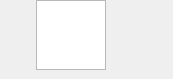
<?xml version="1.0" encoding="UTF-8"?>
<ui version="4.0">
 <class>StalledIssueActionTitle</class>
 <widget class="QWidget" name="StalledIssueActionTitle">
  <property name="geometry">
   <rect>
    <x>0</x>
    <y>0</y>
    <width>156</width>
    <height>79</height>
   </rect>
  </property>
  <property name="sizePolicy">
   <sizepolicy hsizetype="Expanding" vsizetype="Preferred">
    <horstretch>0</horstretch>
    <verstretch>0</verstretch>
   </sizepolicy>
  </property>
  <property name="minimumSize">
   <size>
    <width>0</width>
    <height>0</height>
   </size>
  </property>
  <property name="maximumSize">
   <size>
    <width>16777215</width>
    <height>16777215</height>
   </size>
  </property>
  <property name="windowTitle">
   <string notr="true"/>
  </property>
  <property name="styleSheet">
   <string notr="true">#backgroundWidget
{
    border-radius: 4px;
}

#backgroundWidget[discarded=false][disable_background=false]
{
	background-color: #F5F5F5;
}

#backgroundWidget[discarded=true][disable_background=false]
{
	background-color: #4DF5F5F5;
}

#extraInfoContainer QLabel
{
	font-family: Lato;
    font-size: 12px;
    line-height: 16px;
    color: #333333;
}

#titleContainer QTextEdit
{
    font-family: Lato;
    font-size: 13px;
    line-height: 16px;
    color: #333333;
}

QPushButton[onlyIcon=true]
{
   background-color: #FAFAFA;
   border-radius:4px;
   border: 1px solid rgba(0,0,0,0.1);
   height: 32px;
   padding-left: 0px;
   padding-right: 0px;
}

QPushButton[onlyIcon=false]
{
   font-size:14px;
   background-color: #FAFAFA;
   color: #333333;
   border-radius: 4px;
   border: 1px solid rgba(0,0,0,0.1);
   padding-left: 9px;
   padding-right: 12px;
   height: 32px;
}

QPushButton[main=true]
{
   background-color: #00BFA5;
   color: #FFFFFF;
}

#actionContainer QLabel, #messageContainer QLabel
{
   font-size:14px;
   color: #333333;
}</string>
  </property>
  <layout class="QVBoxLayout" name="verticalLayout">
   <property name="spacing">
    <number>0</number>
   </property>
   <property name="leftMargin">
    <number>0</number>
   </property>
   <property name="topMargin">
    <number>0</number>
   </property>
   <property name="rightMargin">
    <number>0</number>
   </property>
   <property name="bottomMargin">
    <number>0</number>
   </property>
   <item>
    <widget class="QWidget" name="backgroundWidget" native="true">
     <property name="sizePolicy">
      <sizepolicy hsizetype="Expanding" vsizetype="Preferred">
       <horstretch>0</horstretch>
       <verstretch>0</verstretch>
      </sizepolicy>
     </property>
     <layout class="QHBoxLayout" name="horizontalLayout" stretch="1,0">
      <property name="spacing">
       <number>5</number>
      </property>
      <property name="leftMargin">
       <number>0</number>
      </property>
      <property name="topMargin">
       <number>0</number>
      </property>
      <property name="rightMargin">
       <number>4</number>
      </property>
      <property name="bottomMargin">
       <number>0</number>
      </property>
      <item>
       <widget class="QWidget" name="generalContainer" native="true">
        <property name="sizePolicy">
         <sizepolicy hsizetype="Expanding" vsizetype="Preferred">
          <horstretch>0</horstretch>
          <verstretch>0</verstretch>
         </sizepolicy>
        </property>
        <layout class="QVBoxLayout" name="verticalLayout_2">
         <property name="spacing">
          <number>0</number>
         </property>
         <property name="leftMargin">
          <number>0</number>
         </property>
         <property name="topMargin">
          <number>0</number>
         </property>
         <property name="rightMargin">
          <number>0</number>
         </property>
         <property name="bottomMargin">
          <number>0</number>
         </property>
         <item>
          <widget class="QFrame" name="contents">
           <property name="sizePolicy">
            <sizepolicy hsizetype="Expanding" vsizetype="Preferred">
             <horstretch>0</horstretch>
             <verstretch>0</verstretch>
            </sizepolicy>
           </property>
           <property name="styleSheet">
            <string notr="true"/>
           </property>
           <layout class="QHBoxLayout" name="horizontalLayout_3" stretch="1,0">
            <property name="spacing">
             <number>8</number>
            </property>
            <property name="leftMargin">
             <number>0</number>
            </property>
            <property name="topMargin">
             <number>0</number>
            </property>
            <property name="rightMargin">
             <number>5</number>
            </property>
            <property name="bottomMargin">
             <number>0</number>
            </property>
            <item>
             <widget class="QWidget" name="titleContainer" native="true">
              <property name="sizePolicy">
               <sizepolicy hsizetype="Expanding" vsizetype="Preferred">
                <horstretch>0</horstretch>
                <verstretch>0</verstretch>
               </sizepolicy>
              </property>
              <layout class="QHBoxLayout" name="horizontalLayout_2">
               <property name="spacing">
                <number>8</number>
               </property>
               <property name="leftMargin">
                <number>4</number>
               </property>
               <property name="topMargin">
                <number>0</number>
               </property>
               <property name="rightMargin">
                <number>0</number>
               </property>
               <property name="bottomMargin">
                <number>0</number>
               </property>
               <item>
                <widget class="QLabel" name="icon">
                 <property name="sizePolicy">
                  <sizepolicy hsizetype="Fixed" vsizetype="Fixed">
                   <horstretch>0</horstretch>
                   <verstretch>0</verstretch>
                  </sizepolicy>
                 </property>
                 <property name="minimumSize">
                  <size>
                   <width>24</width>
                   <height>24</height>
                  </size>
                 </property>
                 <property name="maximumSize">
                  <size>
                   <width>24</width>
                   <height>24</height>
                  </size>
                 </property>
                 <property name="text">
                  <string/>
                 </property>
                 <property name="alignment">
                  <set>Qt::AlignCenter</set>
                 </property>
                </widget>
               </item>
               <item>
                <widget class="WordWrapLabel" name="titleLabel">
                 <property name="sizePolicy">
                  <sizepolicy hsizetype="Expanding" vsizetype="Preferred">
                   <horstretch>0</horstretch>
                   <verstretch>0</verstretch>
                  </sizepolicy>
                 </property>
                 <property name="font">
                  <font>
                   <family>Lato</family>
                   <pointsize>-1</pointsize>
                   <bold>true</bold>
                  </font>
                 </property>
                </widget>
               </item>
               <item>
                <widget class="QLabel" name="hoverIcon">
                 <property name="sizePolicy">
                  <sizepolicy hsizetype="Fixed" vsizetype="Fixed">
                   <horstretch>0</horstretch>
                   <verstretch>0</verstretch>
                  </sizepolicy>
                 </property>
                 <property name="minimumSize">
                  <size>
                   <width>16</width>
                   <height>16</height>
                  </size>
                 </property>
                 <property name="maximumSize">
                  <size>
                   <width>16</width>
                   <height>16</height>
                  </size>
                 </property>
                 <property name="text">
                  <string notr="true"/>
                 </property>
                 <property name="pixmap">
                  <pixmap resource="../../../gui/Resources_win.qrc">:/images/StalledIssues/ic-open-outside.png</pixmap>
                 </property>
                </widget>
               </item>
              </layout>
             </widget>
            </item>
            <item>
             <widget class="QWidget" name="messageContainer" native="true">
              <property name="sizePolicy">
               <sizepolicy hsizetype="Preferred" vsizetype="Preferred">
                <horstretch>0</horstretch>
                <verstretch>0</verstretch>
               </sizepolicy>
              </property>
              <layout class="QHBoxLayout" name="messageLayout">
               <property name="spacing">
                <number>5</number>
               </property>
               <property name="leftMargin">
                <number>0</number>
               </property>
               <property name="topMargin">
                <number>0</number>
               </property>
               <property name="rightMargin">
                <number>0</number>
               </property>
               <property name="bottomMargin">
                <number>0</number>
               </property>
               <item>
                <widget class="QLabel" name="iconLabel">
                 <property name="text">
                  <string/>
                 </property>
                </widget>
               </item>
               <item>
                <widget class="QLabel" name="messageLabel">
                 <property name="text">
                  <string/>
                 </property>
                </widget>
               </item>
              </layout>
             </widget>
            </item>
           </layout>
          </widget>
         </item>
         <item>
          <widget class="QWidget" name="extraInfoContainer" native="true">
           <property name="sizePolicy">
            <sizepolicy hsizetype="Expanding" vsizetype="Preferred">
             <horstretch>0</horstretch>
             <verstretch>0</verstretch>
            </sizepolicy>
           </property>
           <layout class="QVBoxLayout" name="extraInfoLayout">
            <property name="spacing">
             <number>5</number>
            </property>
            <property name="leftMargin">
             <number>36</number>
            </property>
            <property name="topMargin">
             <number>0</number>
            </property>
            <property name="rightMargin">
             <number>0</number>
            </property>
            <property name="bottomMargin">
             <number>0</number>
            </property>
           </layout>
          </widget>
         </item>
        </layout>
       </widget>
      </item>
      <item>
       <widget class="QWidget" name="actionContainer" native="true">
        <property name="minimumSize">
         <size>
          <width>0</width>
          <height>0</height>
         </size>
        </property>
        <property name="styleSheet">
         <string notr="true"/>
        </property>
        <layout class="QHBoxLayout" name="actionLayout">
         <property name="spacing">
          <number>5</number>
         </property>
         <property name="leftMargin">
          <number>0</number>
         </property>
         <property name="topMargin">
          <number>0</number>
         </property>
         <property name="rightMargin">
          <number>0</number>
         </property>
         <property name="bottomMargin">
          <number>0</number>
         </property>
        </layout>
       </widget>
      </item>
     </layout>
    </widget>
   </item>
  </layout>
 </widget>
 <customwidgets>
  <customwidget>
   <class>WordWrapLabel</class>
   <extends>QTextEdit</extends>
   <header>WordWrapLabel.h</header>
  </customwidget>
 </customwidgets>
 <resources/>
 <connections/>
</ui>
